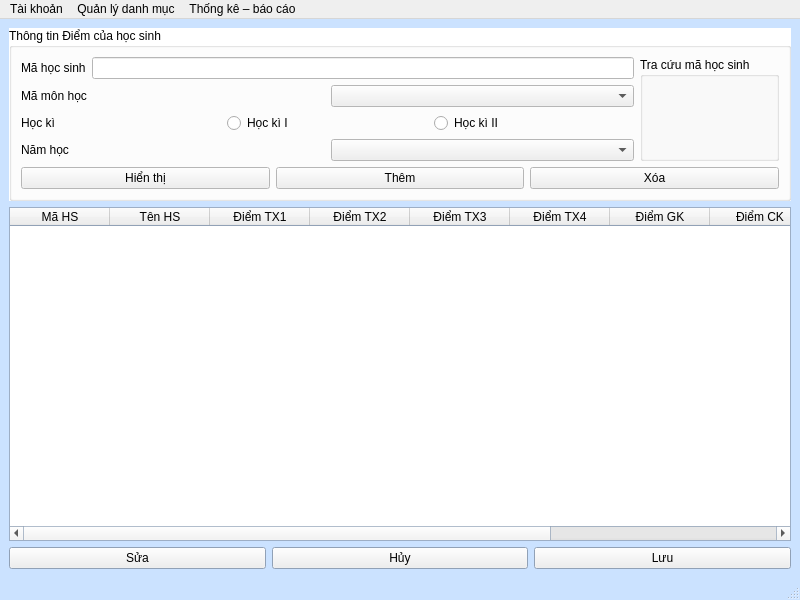
<?xml version="1.0" encoding="UTF-8"?>
<ui version="4.0">
 <class>quanlydiem</class>
 <widget class="QMainWindow" name="quanlydiem">
  <property name="geometry">
   <rect>
    <x>0</x>
    <y>0</y>
    <width>800</width>
    <height>600</height>
   </rect>
  </property>
  <property name="palette">
   <palette>
    <active>
     <colorrole role="Window">
      <brush brushstyle="SolidPattern">
       <color alpha="255">
        <red>203</red>
        <green>226</green>
        <blue>255</blue>
       </color>
      </brush>
     </colorrole>
    </active>
    <inactive>
     <colorrole role="Window">
      <brush brushstyle="SolidPattern">
       <color alpha="255">
        <red>203</red>
        <green>226</green>
        <blue>255</blue>
       </color>
      </brush>
     </colorrole>
    </inactive>
    <disabled>
     <colorrole role="Base">
      <brush brushstyle="SolidPattern">
       <color alpha="255">
        <red>203</red>
        <green>226</green>
        <blue>255</blue>
       </color>
      </brush>
     </colorrole>
     <colorrole role="Window">
      <brush brushstyle="SolidPattern">
       <color alpha="255">
        <red>203</red>
        <green>226</green>
        <blue>255</blue>
       </color>
      </brush>
     </colorrole>
    </disabled>
   </palette>
  </property>
  <property name="windowTitle">
   <string>Quản lý điểm – HongGrader</string>
  </property>
  <widget class="QWidget" name="centralwidget">
   <layout class="QVBoxLayout" name="verticalLayout">
    <item>
     <widget class="QGroupBox" name="groupBox">
      <property name="palette">
       <palette>
        <active>
         <colorrole role="Window">
          <brush brushstyle="SolidPattern">
           <color alpha="255">
            <red>255</red>
            <green>255</green>
            <blue>255</blue>
           </color>
          </brush>
         </colorrole>
        </active>
        <inactive>
         <colorrole role="Window">
          <brush brushstyle="SolidPattern">
           <color alpha="255">
            <red>255</red>
            <green>255</green>
            <blue>255</blue>
           </color>
          </brush>
         </colorrole>
        </inactive>
        <disabled>
         <colorrole role="Base">
          <brush brushstyle="SolidPattern">
           <color alpha="255">
            <red>255</red>
            <green>255</green>
            <blue>255</blue>
           </color>
          </brush>
         </colorrole>
         <colorrole role="Window">
          <brush brushstyle="SolidPattern">
           <color alpha="255">
            <red>255</red>
            <green>255</green>
            <blue>255</blue>
           </color>
          </brush>
         </colorrole>
        </disabled>
       </palette>
      </property>
      <property name="autoFillBackground">
       <bool>true</bool>
      </property>
      <property name="title">
       <string>Thông tin Điểm của học sinh</string>
      </property>
      <layout class="QGridLayout" name="gridLayout_2">
       <item row="4" column="0" colspan="2">
        <layout class="QHBoxLayout" name="horizontalLayout_7">
         <item>
          <widget class="QPushButton" name="BThienthi">
           <property name="text">
            <string>Hiển thị</string>
           </property>
          </widget>
         </item>
         <item>
          <widget class="QPushButton" name="BTthem">
           <property name="text">
            <string>Thêm</string>
           </property>
          </widget>
         </item>
         <item>
          <widget class="QPushButton" name="Btxoa">
           <property name="text">
            <string>Xóa</string>
           </property>
          </widget>
         </item>
        </layout>
       </item>
       <item row="3" column="0">
        <layout class="QHBoxLayout" name="horizontalLayout_12">
         <item>
          <widget class="QLabel" name="label_4">
           <property name="text">
            <string>Năm học</string>
           </property>
          </widget>
         </item>
         <item>
          <widget class="QComboBox" name="CBnamhoc"/>
         </item>
        </layout>
       </item>
       <item row="1" column="0">
        <layout class="QHBoxLayout" name="horizontalLayout_10">
         <item>
          <widget class="QLabel" name="label_2">
           <property name="text">
            <string>Mã môn học</string>
           </property>
          </widget>
         </item>
         <item>
          <widget class="QComboBox" name="CBmonhoc"/>
         </item>
        </layout>
       </item>
       <item row="2" column="0">
        <layout class="QHBoxLayout" name="horizontalLayout_5">
         <item>
          <widget class="QLabel" name="label_3">
           <property name="text">
            <string>Học kì</string>
           </property>
          </widget>
         </item>
         <item>
          <widget class="QRadioButton" name="RBHK1">
           <property name="text">
            <string>Học kì I</string>
           </property>
          </widget>
         </item>
         <item>
          <widget class="QRadioButton" name="RBHK2">
           <property name="text">
            <string>Học kì II</string>
           </property>
          </widget>
         </item>
        </layout>
       </item>
       <item row="0" column="0">
        <layout class="QHBoxLayout" name="horizontalLayout_9">
         <item>
          <widget class="QLabel" name="label">
           <property name="text">
            <string>Mã học sinh</string>
           </property>
          </widget>
         </item>
         <item>
          <widget class="QLineEdit" name="LEmaHS">
           <property name="autoFillBackground">
            <bool>false</bool>
           </property>
           <property name="styleSheet">
            <string notr="true"/>
           </property>
          </widget>
         </item>
        </layout>
       </item>
       <item row="0" column="1" rowspan="4">
        <widget class="hoptracuuhocsinh" name="groupBox_HS">
         <property name="title">
          <string>Tra cứu mã học sinh</string>
         </property>
        </widget>
       </item>
      </layout>
     </widget>
    </item>
    <item>
     <widget class="QTableWidget" name="tablediem">
      <property name="autoFillBackground">
       <bool>true</bool>
      </property>
      <column>
       <property name="text">
        <string>Mã HS</string>
       </property>
      </column>
      <column>
       <property name="text">
        <string>Tên HS</string>
       </property>
      </column>
      <column>
       <property name="text">
        <string>Điểm TX1</string>
       </property>
      </column>
      <column>
       <property name="text">
        <string>Điểm TX2</string>
       </property>
      </column>
      <column>
       <property name="text">
        <string>Điểm TX3</string>
       </property>
      </column>
      <column>
       <property name="text">
        <string>Điểm TX4</string>
       </property>
      </column>
      <column>
       <property name="text">
        <string>Điểm GK</string>
       </property>
      </column>
      <column>
       <property name="text">
        <string>Điểm CK</string>
       </property>
      </column>
      <column>
       <property name="text">
        <string>Điểm TB</string>
       </property>
      </column>
      <column>
       <property name="text">
        <string>Điểm TK</string>
       </property>
      </column>
     </widget>
    </item>
    <item>
     <layout class="QHBoxLayout" name="horizontalLayout_6">
      <item>
       <widget class="QPushButton" name="BTsua">
        <property name="text">
         <string>Sửa</string>
        </property>
       </widget>
      </item>
      <item>
       <widget class="QPushButton" name="BThuy">
        <property name="text">
         <string>Hủy</string>
        </property>
       </widget>
      </item>
      <item>
       <widget class="QPushButton" name="BTluu">
        <property name="text">
         <string>Lưu</string>
        </property>
       </widget>
      </item>
     </layout>
    </item>
   </layout>
  </widget>
  <widget class="QMenuBar" name="menubar">
   <property name="geometry">
    <rect>
     <x>0</x>
     <y>0</y>
     <width>800</width>
     <height>26</height>
    </rect>
   </property>
   <property name="autoFillBackground">
    <bool>false</bool>
   </property>
   <property name="styleSheet">
    <string notr="true">alternate-background-color: rgb(0, 0, 0);
selection-color: rgb(0, 0, 0);
</string>
   </property>
   <widget class="QMenu" name="menuTaikhoan">
    <property name="title">
     <string>Tài khoản</string>
    </property>
    <addaction name="actionEdit"/>
    <addaction name="actionLog_out"/>
   </widget>
   <widget class="QMenu" name="menuquanly">
    <property name="title">
     <string>Quản lý danh mục</string>
    </property>
    <addaction name="actiongiaovien"/>
    <addaction name="actionhocsinh"/>
    <addaction name="actionlop"/>
   </widget>
   <widget class="QMenu" name="menuthongke">
    <property name="title">
     <string>Thống kê – báo cáo</string>
    </property>
    <addaction name="actionstudentlist"/>
    <addaction name="actionscoreboard"/>
   </widget>
   <addaction name="menuTaikhoan"/>
   <addaction name="menuquanly"/>
   <addaction name="menuthongke"/>
  </widget>
  <widget class="QStatusBar" name="statusbar"/>
  <action name="actionEdit">
   <property name="text">
    <string>Thông tin tài khoản</string>
   </property>
  </action>
  <action name="actionLog_out">
   <property name="text">
    <string>Đăng xuất</string>
   </property>
  </action>
  <action name="actiongiaovien">
   <property name="text">
    <string>Danh mục giáo viên</string>
   </property>
  </action>
  <action name="actionhocsinh">
   <property name="text">
    <string>Danh mục học sinh</string>
   </property>
  </action>
  <action name="actionlop">
   <property name="text">
    <string>Danh mục lớp học</string>
   </property>
  </action>
  <action name="actionnienkhoa">
   <property name="text">
    <string>Danh mục niên khóa</string>
   </property>
  </action>
  <action name="actiontkhocsinh">
   <property name="text">
    <string>tkhocsinh</string>
   </property>
  </action>
  <action name="actionbangdiem">
   <property name="text">
    <string>bangdiem</string>
   </property>
  </action>
  <action name="actionstudentlist">
   <property name="text">
    <string>Thống kê học sinh</string>
   </property>
  </action>
  <action name="actionscoreboard">
   <property name="text">
    <string>Bảng điểm</string>
   </property>
  </action>
  <action name="actionnamhoc">
   <property name="text">
    <string/>
   </property>
  </action>
 </widget>
 <customwidgets>
  <customwidget>
   <class>hoptracuuhocsinh</class>
   <extends>QGroupBox</extends>
   <header>hoptracuuhocsinh.h</header>
   <container>1</container>
  </customwidget>
 </customwidgets>
 <resources/>
 <connections/>
</ui>
